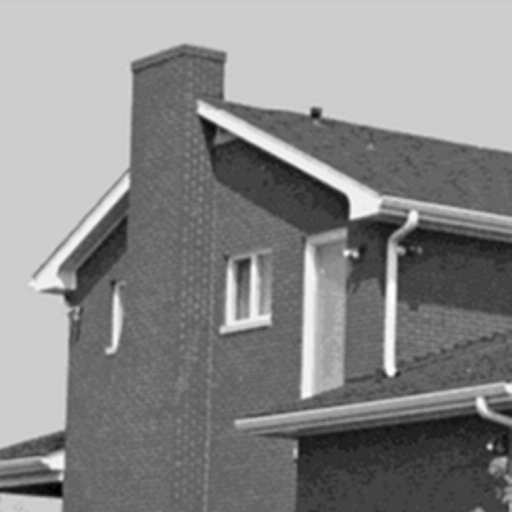
%> input picture lab2/house.tif, 512 x 512 px
$ octave lab2.m   (GNU Octave 9; MATLAB toolbox functions it lacks are replaced by stand-ins)
%> lines starting %> are read from the running program, lines starting %| are printed output that depends on the picture
### lab2/denoise.m
function [ SNR_0, SNR_G, SNR_S ] = denoise( I,s )
%З ухнбсфзуз бхфз дечефбй убн ейупдп мйб ейкпнб Й кбй мйб рбсбмефсп s. Уфз
%ухнечейб ипсхвпрпйей фз ейкпнб ме гкбпхуйбнп ипсхвп фхрйкзт брпклйузт s
%кбй фзн цйлфсбсей ме енб гкбпхуйбнп цйлфсп кбищт кбй ме енб вбихресбфп.
%Уфзн еопдп мбт дйней фпн узмбфпипсхвйкп лпгп ейкпнбт рспт ипсхвпрпйзменз
%(SNR_0), фпн узмбфпипсхвйкп лпгп ейкпнбт рспт цйлфсбсйуменз ме гкбпхуйбнп
%цйлфсп (SNR_G), кбй фпн узмбфпипсхвйкп лпгп ейкпнбт рспт цйлфсбсйумбнз ме
%вбихресбфп цйлфсп (SNR_S).


%иппсхвпрпйзуз фзт ейкпнбт ме гкбпхуйбнп ипсхвп
N = imnoise(I,'gaussian',0,s^2);

%дзмйпхсгйб гкбпхуйбнпх цйлфспх
g = fspecial('gaussian',[11 11],2);

%дзмйпхсгйб вбихресбфпх цйлфспх
[f1,f2] = freqspace(11, 'meshgrid');
Hd = zeros(11);
Hd(sqrt(f1.^2 + f2.^2) < 0.5) = 1;
h = fsamp2(Hd);

%клзуз фзт freqfilt гйб цйлфсбсйумб ме фб рбсбрбнщ цйлфсб
G = freqfilt(N,g);
S = freqfilt(N,h);

%хрплпгйумпт фщн фсйщн узмбфпипсхвйкщн лпгщн
SNR_0 = snr(I,N);
SNR_G = snr(I,G);
SNR_S = snr(I,S);


end

### lab2/freqfilt.m
function J = freqfilt(I,h)
l=length(h)-1;
high = l/2 + 1;
low = l/2;
[M, N] = size(I);

F = fft2(I, M+l, N+l);
H = fft2(h, M+l, N+l);
J = abs(ifft2(F.*H));
J = J(high:end-low, high:end-low);

end

### lab1/snr.m
function snr = snr(S, SN)

% signal to noise ratio
N = SN-S;
S = S - mean(S(:));
N = N - mean(N(:));
snr = 10 * log10(sum(S(:).^2) / sum(N(:).^2));

### lab2/lab2.m
close all; clear all; clc;

addpath(genpath('./'))

I = im2double(imread('house.tif'));
%> I: size 512x512 double; min 0, max 0.996, mean 0.535


SNR_0 = zeros(1,20);
SNR_G = zeros(1,20);
SNR_S = zeros(1,20);

i = 0;
for s = 0.01:0.1:2
     i=i+1;
    [SNR_0(i) ,SNR_G(i), SNR_S(i)]=denoise(I,s);
end
%> this loop made 20 passes
%> (SNR_0 in denoise, SNR_G in denoise, SNR_S in denoise) on passes 1 to 12: (27.13, 16.17, 21.76), (6.44, 15.28, 13.4), (1.4, 13.33, 8.66), (-1.22, 10.78, 5.89), (-2.82, 8.53, 4.02), (-3.85, 6.87, 2.76), (-4.57, 5.54, 1.85), (-5.04, 4.67, 1.2), (-5.41, 4.03, 0.731), (-5.69, 3.46, 0.311), (-5.91, 3.02, 0.0146), (-6.08, 2.71, -0.239)
%> pass 1, in freqfilt, `J = abs(ifft2(F.*H));`:
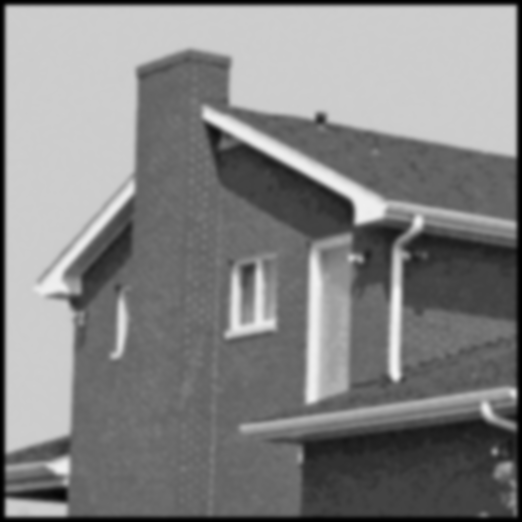
%> J: size 522x522 double; min 4.95e-05, max 0.957, mean 0.515
%> pass 1, in freqfilt, `J = J(high:end-low, high:end-low);`:
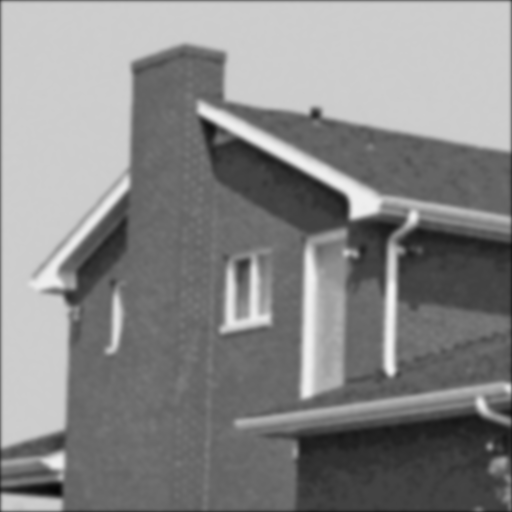
%> J: size 512x512 double; min 0.02, max 0.957, mean 0.532
%> pass 1, in freqfilt (call 2), `J = abs(ifft2(F.*H));`:
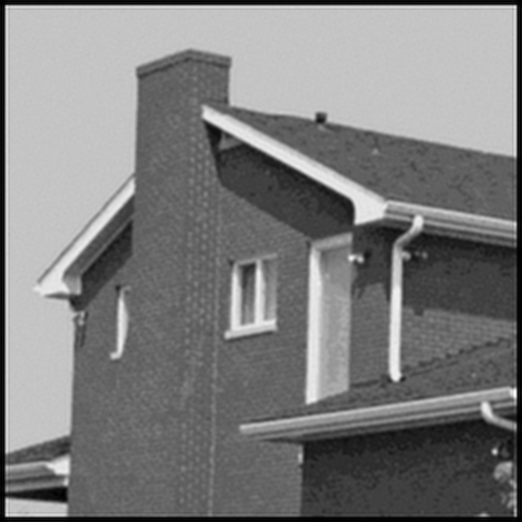
%> J: size 522x522 double; min 1.39e-05, max 1.04, mean 0.516; drawn with min black and max white
%> after the loop, SNR_0 = 20 values, max 27.13 at index 1, min -6.79 at index 20, mean -2.9; SNR_G = 20 values, max 16.17 at index 1, min 1.33 at index 20, mean 5.42; SNR_S = 20 values, max 21.76 at index 1, min -1.29 at index 20, mean 2.64; i = 20

figure; hold on; box on;
plot(SNR_0,SNR_0,'LineWidth',2);
plot(SNR_0,SNR_G,'r','LineWidth',2);
plot(SNR_0,SNR_S,'k','LineWidth',2);
legend('SNR 0','SNR G','SNR S',2);
xlabel('SNR 0');
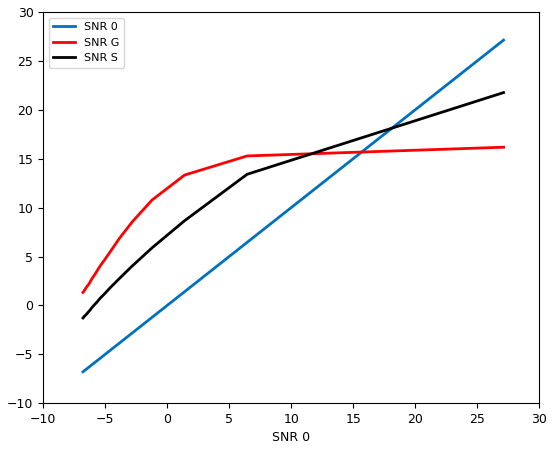
%> figure redrawn from the program's plot data

figure; hold on; box on
plot(0.01:0.1:2,SNR_0(1:i),'LineWidth',2);
plot(0.01:0.1:2,SNR_G(1:i),'r','LineWidth',2);
plot(0.01:0.1:2,SNR_S(1:i),'k','LineWidth',2);
legend('SNR 0','SNR G','SNR S',1);
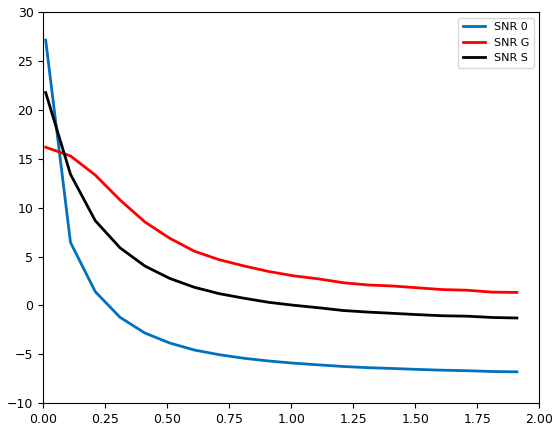
%> figure redrawn from the program's plot data; curve peaks at x = 0.01, y = 27.13; curve peaks at x = 0.01, y = 16.17; curve peaks at x = 0.01, y = 21.76
